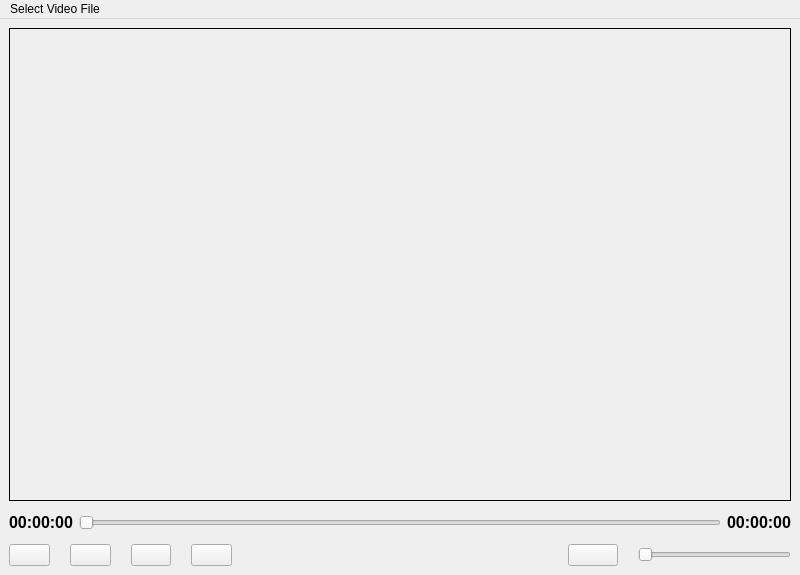
<?xml version="1.0" encoding="UTF-8"?>
<ui version="4.0">
 <class>MainWindow</class>
 <widget class="QMainWindow" name="MainWindow">
  <property name="geometry">
   <rect>
    <x>0</x>
    <y>0</y>
    <width>800</width>
    <height>575</height>
   </rect>
  </property>
  <property name="windowTitle">
   <string>MainWindow</string>
  </property>
  <property name="styleSheet">
   <string notr="true"/>
  </property>
  <widget class="QWidget" name="centralwidget">
   <layout class="QVBoxLayout" name="verticalLayout" stretch="90,6,4">
    <item>
     <widget class="QGroupBox" name="groupBox_Video">
      <property name="styleSheet">
       <string notr="true">QGroupBox
{
	border:1px solid black;
}</string>
      </property>
      <property name="title">
       <string/>
      </property>
     </widget>
    </item>
    <item>
     <layout class="QHBoxLayout" name="horizontalLayout_4">
      <item>
       <widget class="QLabel" name="label_current_Time">
        <property name="font">
         <font>
          <pointsize>12</pointsize>
          <bold>true</bold>
         </font>
        </property>
        <property name="text">
         <string>00:00:00</string>
        </property>
       </widget>
      </item>
      <item>
       <widget class="QSlider" name="horizontalSlider_Duration">
        <property name="orientation">
         <enum>Qt::Horizontal</enum>
        </property>
       </widget>
      </item>
      <item>
       <widget class="QLabel" name="label_Total_Time">
        <property name="font">
         <font>
          <pointsize>12</pointsize>
          <bold>true</bold>
         </font>
        </property>
        <property name="text">
         <string>00:00:00</string>
        </property>
       </widget>
      </item>
     </layout>
    </item>
    <item>
     <layout class="QHBoxLayout" name="horizontalLayout_3" stretch="30,40,30">
      <property name="spacing">
       <number>20</number>
      </property>
      <item>
       <layout class="QHBoxLayout" name="horizontalLayout_2">
        <item>
         <widget class="QPushButton" name="pushButton_Seek_Backward">
          <property name="sizePolicy">
           <sizepolicy hsizetype="Minimum" vsizetype="MinimumExpanding">
            <horstretch>0</horstretch>
            <verstretch>0</verstretch>
           </sizepolicy>
          </property>
          <property name="text">
           <string/>
          </property>
         </widget>
        </item>
        <item>
         <widget class="QPushButton" name="pushButton_Play_Pause">
          <property name="sizePolicy">
           <sizepolicy hsizetype="Minimum" vsizetype="MinimumExpanding">
            <horstretch>0</horstretch>
            <verstretch>0</verstretch>
           </sizepolicy>
          </property>
          <property name="text">
           <string/>
          </property>
         </widget>
        </item>
        <item>
         <widget class="QPushButton" name="pushButton_Stop">
          <property name="sizePolicy">
           <sizepolicy hsizetype="Minimum" vsizetype="MinimumExpanding">
            <horstretch>0</horstretch>
            <verstretch>0</verstretch>
           </sizepolicy>
          </property>
          <property name="text">
           <string/>
          </property>
         </widget>
        </item>
        <item>
         <widget class="QPushButton" name="pushButton_Seek_Forward">
          <property name="sizePolicy">
           <sizepolicy hsizetype="Minimum" vsizetype="MinimumExpanding">
            <horstretch>0</horstretch>
            <verstretch>0</verstretch>
           </sizepolicy>
          </property>
          <property name="text">
           <string/>
          </property>
         </widget>
        </item>
       </layout>
      </item>
      <item>
       <widget class="QLabel" name="label">
        <property name="text">
         <string/>
        </property>
       </widget>
      </item>
      <item>
       <layout class="QHBoxLayout" name="horizontalLayout">
        <item>
         <widget class="QPushButton" name="pushButton_Volume">
          <property name="sizePolicy">
           <sizepolicy hsizetype="MinimumExpanding" vsizetype="MinimumExpanding">
            <horstretch>0</horstretch>
            <verstretch>0</verstretch>
           </sizepolicy>
          </property>
          <property name="maximumSize">
           <size>
            <width>50</width>
            <height>16777215</height>
           </size>
          </property>
          <property name="text">
           <string/>
          </property>
         </widget>
        </item>
        <item>
         <widget class="QSlider" name="horizontalSlider_Volume">
          <property name="sizePolicy">
           <sizepolicy hsizetype="MinimumExpanding" vsizetype="Fixed">
            <horstretch>0</horstretch>
            <verstretch>0</verstretch>
           </sizepolicy>
          </property>
          <property name="orientation">
           <enum>Qt::Horizontal</enum>
          </property>
         </widget>
        </item>
       </layout>
      </item>
     </layout>
    </item>
   </layout>
  </widget>
  <widget class="QMenuBar" name="menubar">
   <property name="geometry">
    <rect>
     <x>0</x>
     <y>0</y>
     <width>800</width>
     <height>21</height>
    </rect>
   </property>
   <widget class="QMenu" name="menuSelect_Video_File">
    <property name="title">
     <string>Select Video File</string>
    </property>
    <addaction name="actionOpen"/>
   </widget>
   <addaction name="menuSelect_Video_File"/>
  </widget>
  <action name="actionOpen">
   <property name="text">
    <string>Open</string>
   </property>
  </action>
 </widget>
 <resources/>
 <connections/>
</ui>
